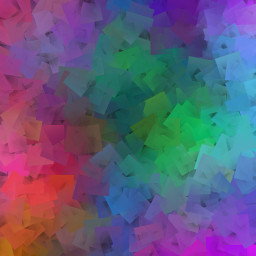
//> input picture pdi/imgs/blend1.jpg, 256 x 256 px
$ ./cannyPoints ../imgs/blend1.jpg   (built with g++ and OpenCV 4)
//> lines starting //> are read from the running program, lines starting //| are printed output that depends on the picture
//> further down, image is the input picture: 256 rows x 256 cols, CV_8UC3; mean B, G, R 122.3, 90.9, 96.8
#include <iostream>
#include <vector>
#include <opencv2/opencv.hpp>

#define RAIO 3

using namespace std;
using namespace cv;

int canny_slider = 15;
int canny_slider_max = 200;

char TrackbarName[50];

Mat image, edges, points;

void getPointillisticImage() {
    // Cria variaveis para as dimensoes da imagem
    int height = image.size().height, width = image.size().width;
//> height = 256; width = 256

    // Cria as matrizes para as bordas da imagem e para a imagem de pontos
    points = Mat(height, width, CV_8UC3, Scalar(255, 255, 255));

    Canny(image, edges, canny_slider, 3 * canny_slider);
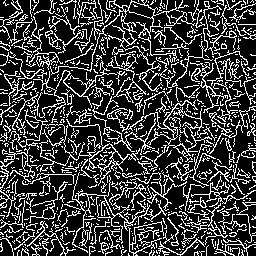
//> edges: 256 rows x 256 cols, CV_8UC1; 24.4% white in thin lines or dots

    // Percorre a matriz com as bordas e preenche um vetor com as coordenadas
    // dos pixels de valor 255
    vector<vector<int>> edgesCoordinates;

    for(int i = 0; i < height; i++) {
        for(int j = 0; j < width; j++) {
            if(edges.at<uchar>(i, j) == 255) {
                edgesCoordinates.push_back({i, j});
            }
        }
    }
//> after the loop, edgesCoordinates = 15969 items

    // Embaralha as coordenas onde os circulos serão desenhados
    // para aumentar a autenticidade do resultado
    random_shuffle(edgesCoordinates.begin(), edgesCoordinates.end());

    // Percorre as coordenadas e desenha em uma nova matrix os pontos
    // com cor igual a cor da imagem na posição correspodente
    for(auto coordinate : edgesCoordinates) {
        Vec3b color = image.at<Vec3b>(coordinate[0], coordinate[1]);

        circle(points, Point(coordinate[1], coordinate[0]), RAIO, color, -1, CV_AA);
    }
//> this loop made 15969 passes
//> (coordinate, color) on passes 1 to 3: ([212, 140], [141, 75, 76]), ([19, 236], [219, 78, 145]), ([60, 115], [96, 124, 48])
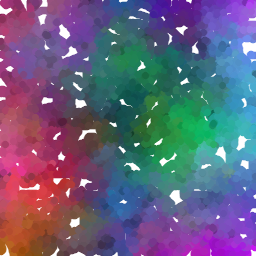
//> points: 256 rows x 256 cols, CV_8UC3; mean B, G, R 126.9, 97.1, 102.4

}

void on_trackbar_canny(int, void*){
    getPointillisticImage();

    imshow("Canny Points", points);
}

int main(int argc, char**argv) {
    if(argc < 2) {
        cout << "Argumentos faltando!\nUso: ./cannyPoints <caminho_para_imagem>\n";
        return -1;
    }

    // Carrega a imagem
    image = imread(argv[1], CV_LOAD_IMAGE_COLOR);

    if(!image.data) {
        cout << "Error ao carregar a imagem!\n";
        return -1;
    }

    sprintf(TrackbarName, "Threshold", canny_slider_max);

    namedWindow("Canny Points", WINDOW_KEEPRATIO);

    createTrackbar(
        TrackbarName,
        "Canny Points",
        &canny_slider,
        canny_slider_max,
        on_trackbar_canny
    );

    on_trackbar_canny(canny_slider, 0);

    waitKey(0);

    return 0;
}
